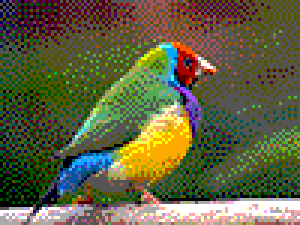
#> input picture project/verilog/modules/sensor_top/finch.png, 100 x 75 px (shown 3 times larger)
$ python img_to_txt.py
#> lines starting #> are read from the running program, lines starting #| are printed output that depends on the picture
import numpy as np
from PIL import Image
import os.path
import matplotlib.pyplot as plt

script_dir = os.path.dirname(os.path.abspath(__file__))
img = Image.open(os.path.join(script_dir, 'finch.png')).convert('L')
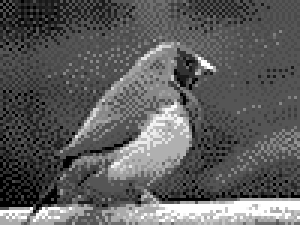
#> img: PIL image 100x75 L (shown 3 times larger); min 0, max 255, mean 93.7
arr = np.array(img)

f = open(os.path.join(script_dir, 'scene.txt'), "w")

print(arr)
#> (printed output is left out)

for line in arr:
    for el in line:
        f.write(str(el) + '\n')
#> this loop made 75 passes

f.close()
